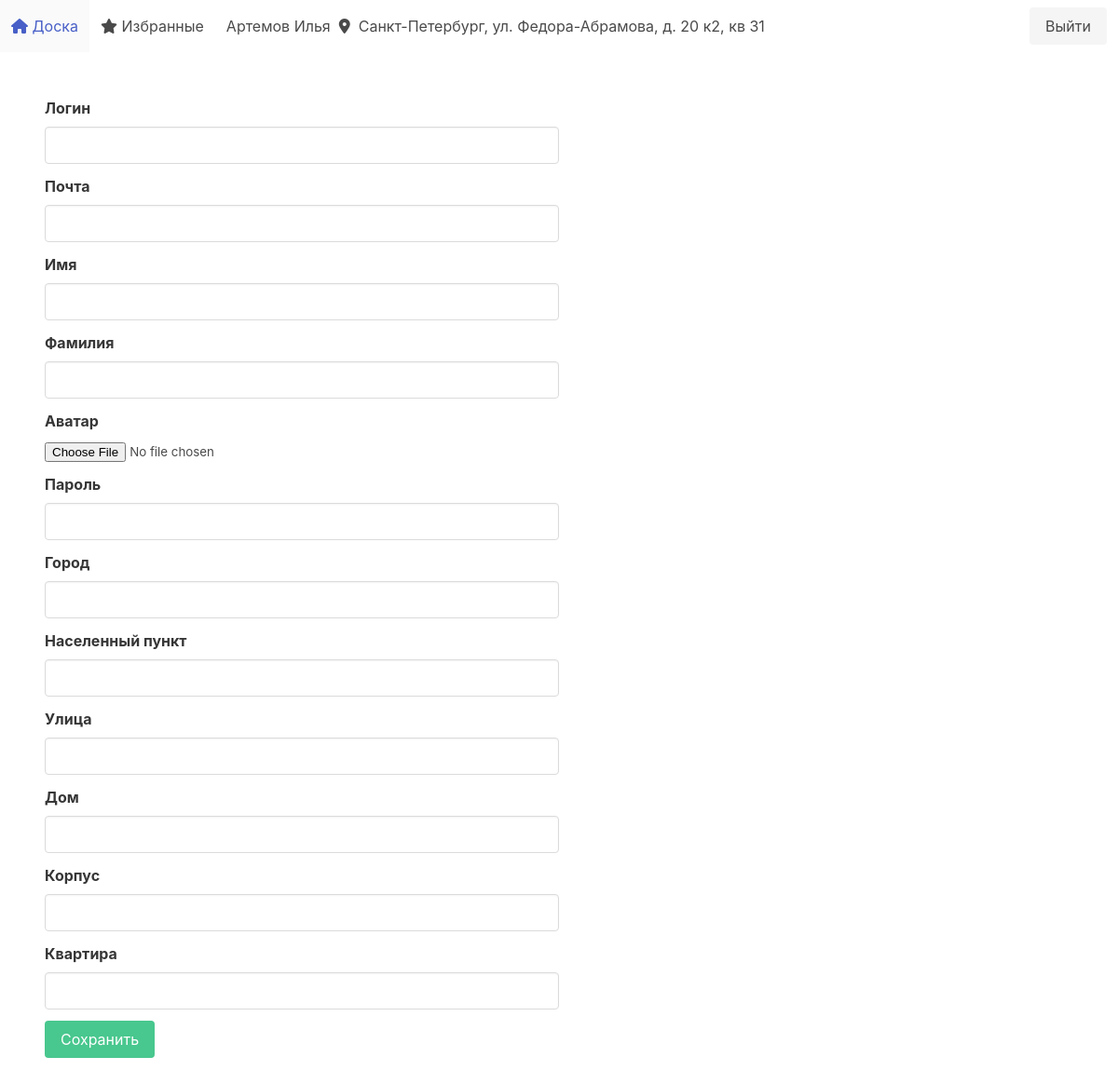
Screenshot of /auth/register (signed in) with the database file from the repository.
### user_auth/models.py (models this page shows, shortened)
class Account(AbstractUser):
    image = models.ImageField(upload_to='images/', null=True, blank=True)
    address = models.ForeignKey('Address', on_delete=models.CASCADE, null=True)

class Address(models.Model):
    city = models.CharField(max_length=64)
    population_centers = models.CharField(max_length=64, null=True, blank=True)
    street = models.CharField(max_length=64)
    house = models.CharField(max_length=64)
    building = models.CharField(max_length=64, null=True, blank=True)
    flat = models.CharField(max_length=64)
    def __str__(self):
        return f'{self.city}, ул. {self.street}, д. {self.house} к{self.building}, кв {self.flat}'

### user_auth/views.py (the view, shortened to what this page needs)
# urls.py: path('register', register),
def register(request):
    context = {
        'form_user': AccountForm(),
        'form_adderess': AddressForm()
    }
    return render(request, 'auth/register.html', context)

### user_auth/forms.py
class AccountForm(ModelForm):
    class Meta:
        model = Account
        fields = ('username', 'email', 'first_name', 'last_name', 'image')
    username = forms.CharField(max_length=255, label='Логин', widget=CustomTextInput)
    email = forms.EmailField(max_length=255, label='Почта', widget=CustomEmailInput)
    password = forms.CharField(label='Пароль', widget=CustomPasswordInput)
    first_name = forms.CharField(max_length=255, label='Имя', widget=CustomTextInput)
    last_name = forms.CharField(max_length=255, label='Фамилия', widget=CustomTextInput)
    image = forms.FileField(label='Аватар', required=False)

class AddressForm(ModelForm):
    class Meta:
        model = Address
        fields = '__all__'
    city = forms.CharField(max_length=255, label='Город', widget=CustomTextInput)
    population_centers = forms.CharField(max_length=255, label='Населенный пункт', widget=CustomTextInput)
    street = forms.CharField(max_length=255, label='Улица', widget=CustomTextInput)
    house = forms.CharField(max_length=255, label='Дом', widget=CustomTextInput)
    building = forms.CharField(max_length=255, label='Корпус', widget=CustomTextInput)
    flat = forms.CharField(max_length=255, label='Квартира', widget=CustomTextInput)

### templates/auth/register.html (shortened to what this page needs)
{% extends 'layouts/base.html' %}
{% block content %}
    <div class="columns is-gapless is-multiline is-mobile">
        <div class="column is-half">
            <form method="post">
                {% include 'includes/form.html' with form=form_user %}
                {% include 'includes/form.html' with form=form_adderess %}
                <button class="button is-success" type="submit" value="Submit">Сохранить</button>
            </form>
        </div>
    </div>
{% endblock %}

### templates/layouts/base.html (shortened to what this page needs)
<!DOCTYPE html>
<html lang="en">
<head>
    <link rel="stylesheet" href="https://cdn.jsdelivr.net/npm/bulma@0.9.3/css/bulma.min.css">
    {% load static %}
    <link rel="stylesheet" type="text/css" href="{% static 'board/css/main.css' %}">
</head>
<body>
<nav class="navbar" role="navigation" aria-label="main navigation">
    <div id="navbarBasicExample" class="navbar-menu">
        <div class="navbar-start">
            <a class="navbar-item" href="/">
                <i class="fa-solid fa-house"></i> &nbsp;Доска
            </a>
            <a class="navbar-item" href="/favorites">
                <i class="fa-solid fa-star"></i>&nbsp;Избранные
            </a>
            {% if request.user.is_authenticated %}
                <a class="navbar-item" href="/auth/profile">
                    {{ user.last_name }}&nbsp;{{ user.first_name }}
                    &nbsp <i class="fa-solid fa-location-dot"></i> &nbsp
                    {{ user.address }}
                </a>
            {% endif %}
        </div>
        <div class="navbar-end">
            <div class="navbar-item">
                <div class="buttons">
                    <a href="/auth/logout"
                       class="button is-light">
                        Выйти
                    </a>
                </div>
            </div>
        </div>
    </div>
</nav>
<section class="section">
    {% block content %}
    {% endblock %}
</section>
</body>
</html>

### rows the page displays
Account: last_name "Артемов", first_name "Илья", address "Санкт-Петербург, ул. Федора-Абрамова, д. 20 к2, кв 31"

### other values shown
{{ field.label }} "Логин" "Почта" "Имя" "Фамилия" "Аватар" "Пароль" "Город" "Населенный пункт" "Улица" "Дом" "Корпус" "Квартира"
